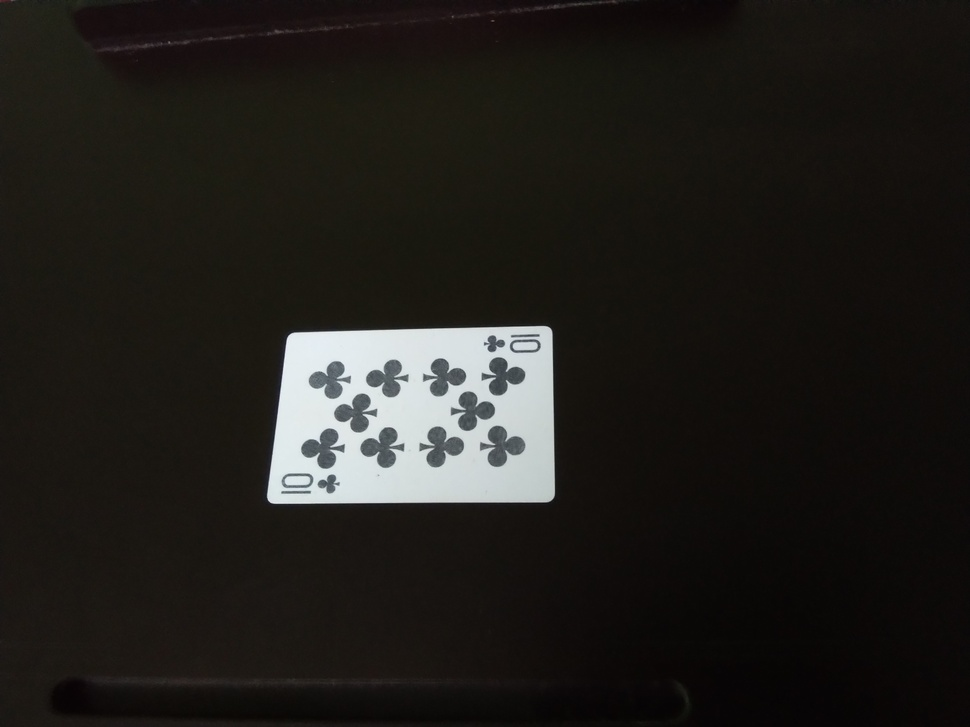
#> input picture 10C0.jpg, 970 x 727 px, shrunk from 4608 x 3456 before the run
$ python segment.py 10C0.jpg
#> lines starting #> are read from the running program, lines starting #| are printed output that depends on the picture
#> further down, img is the input picture: shape (727, 970, 3); mean B, G, R 27.2, 30.9, 33.1
import cv2 as cv
import numpy as np

def segment_cards(img, K = 3):
    # Define criteria = ( type, max_iter = 10 , epsilon = 1.0 )
#> called with K = 3
    criteria = (cv.TERM_CRITERIA_EPS + cv.TERM_CRITERIA_MAX_ITER, 10, 1.0)

    # Set flags (Just to avoid line break in the code)
    flags = cv.KMEANS_PP_CENTERS

    # Apply KMeans
    w, h, c = img.shape
#> w = 727; h = 970; c = 3
    img_flat = np.float32(img.reshape(w * h, c))
    _, labels, _ = cv.kmeans(img_flat, K, None, criteria, 10, flags)

    # Convert image to HSV
    img_hsv = cv.cvtColor(img, cv.COLOR_RGB2HSV).reshape((w * h, 3))
    scores = []
    for i in range(K):
        labels = labels.reshape(-1)
        mask = labels == i
        masked = img_hsv[mask]
        # Caculate "score" for each cluster as (1.0 - average saturation) + average luminance
        avg_sat = masked[:, 1].mean()
        avg_val = masked[:, 2].mean()
        scores.append((255.0 - avg_sat) + avg_val)
#> this loop made 3 passes
#> (avg_sat, avg_val) on passes 1 to 3: (84.28, 21.83), (11.1, 222.5), (29.12, 102)
#> after the loop, scores = [192.6, 466.4, 327.9]

    # Convert the shape of the labels to match the image and select the cluster with max score
    labels_mask = labels.reshape(img.shape[:2])
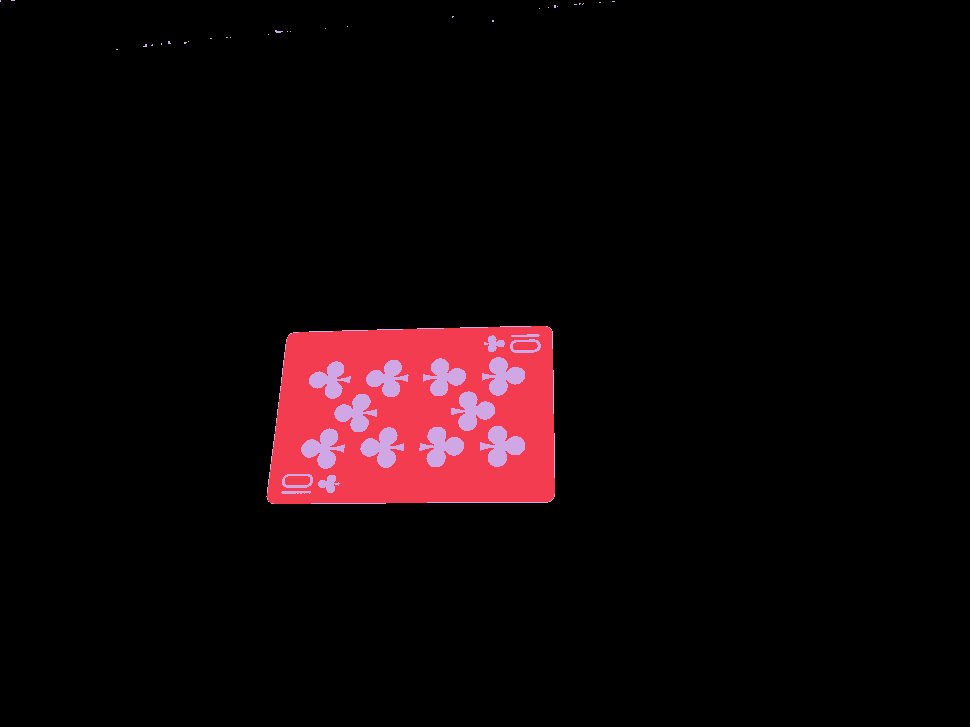
#> labels_mask: shape (727, 970) int32; 3 distinct labels, from 0 to 2; one colour per label, 0 black
    return img * (labels_mask == np.argmax(scores))[:, :, np.newaxis], labels_mask

if __name__ == "__main__":
    import sys
    import matplotlib.pyplot as plt
    from skimage import color

    img = cv.imread(sys.argv[1])
    cards, labels = segment_cards(img)
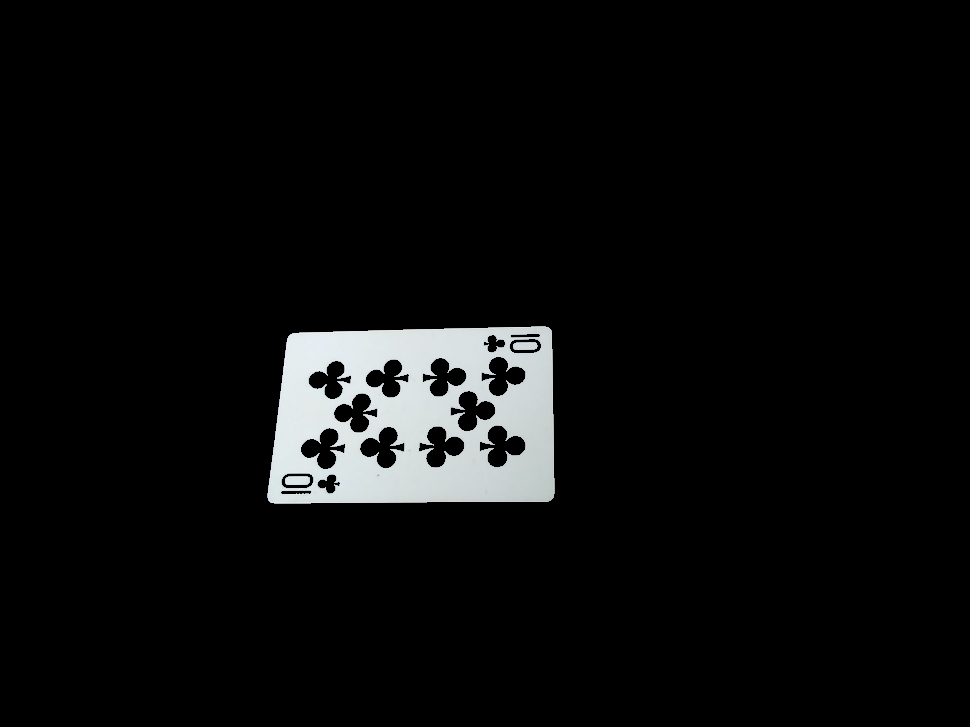
#> cards: shape (727, 970, 3); mean B, G, R 11.9, 11.9, 11.4

    img = cv.cvtColor(img, cv.COLOR_BGR2RGB)
    plt.imshow(color.label2rgb(labels, img))
    plt.savefig("segment.png")
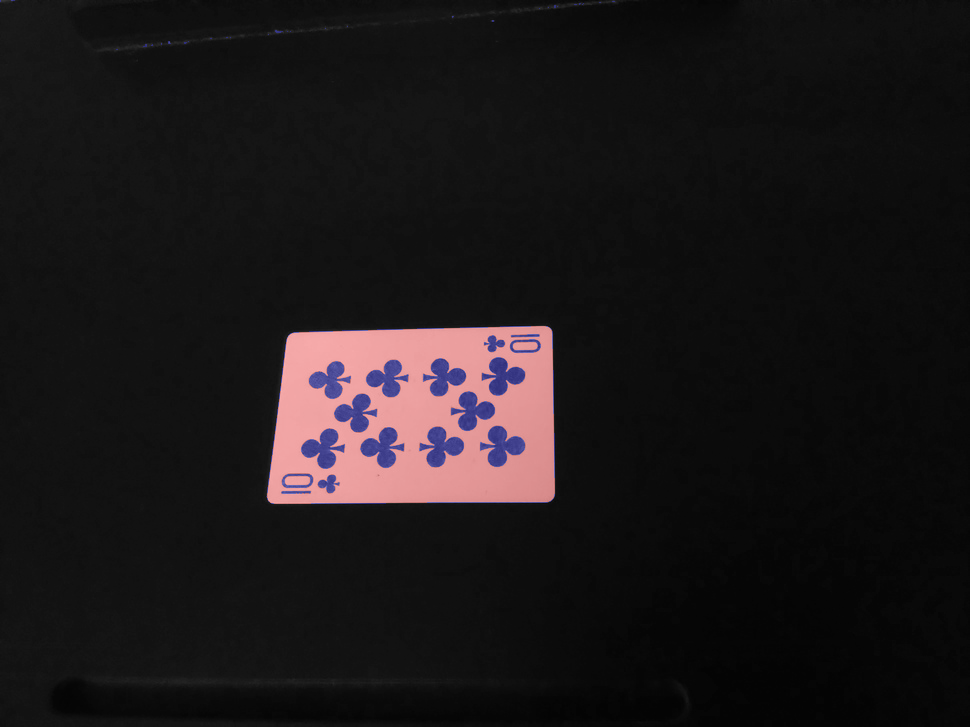
#> shown: shape (727, 970, 3) float64; mean R, G, B 0.109, 0.0928, 0.0974
    plt.show()
